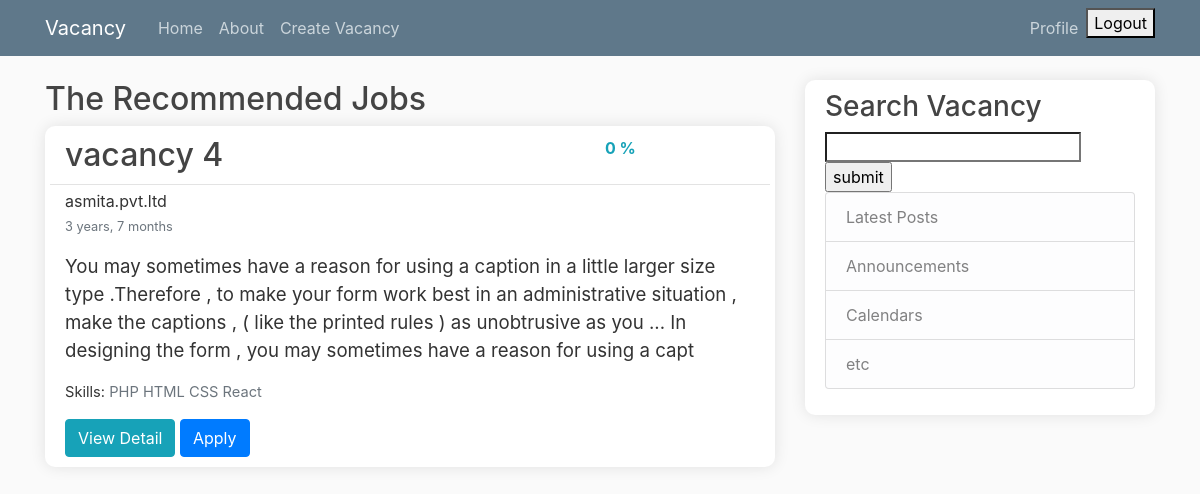
Page /vacancy/ (signed in) on the committed database.
### vacancy/models.py (models this page shows, shortened)
class Vacancy(models.Model):
    title = models.CharField(max_length=100)
    content = models.TextField()
    company = models.ForeignKey(User, on_delete=models.CASCADE)
    date_posted = models.DateTimeField(default=timezone.now)
    skill = models.ManyToManyField(Skill)
    class Meta:
        verbose_name_plural='vacancies'
        ordering = ['-date_posted']
    def short_description(self):
        return self.content[0:300]
    def get_skill_list(self):
        data = list(self.skill.values_list('name', flat=True))
        return data

### users/models.py (models this page shows, shortened)
class Profile(models.Model):
    user=models.OneToOneField(User,on_delete=models.CASCADE)
    image = models.ImageField(default='default.jpg', upload_to='profile_pics')
    skill = models.ManyToManyField(Skill)
    def get_skill_list(self):
        data=list(self.skill.values_list('name',flat=True))
        return data

class Skill(models.Model):
    name = models.CharField(max_length=50)

### company/models.py (models this page shows, shortened)
class CompanyProfile(models.Model):
    company = models.OneToOneField(User, on_delete=models.CASCADE)
    company_name = models.CharField(max_length=100)
    address = models.CharField(max_length=100)
    contact = models.IntegerField()

### vacancy/views.py (the view)
# urls.py: path('vacancy/',HomeView.as_view(), name='vacancy-home'),
class HomeView(ListView):
    model = Vacancy
    context_object_name = 'vacancies'
    template_name = 'vacancy/home.html'
    def  get_queryset(self):
        queryset = super().get_queryset()
        if self.request.user.is_authenticated:
            try:
                if self.request.user.companyprofile:
                    queryset = queryset.filter(company=self.request.user)
            except:
                pass
        return queryset

### vacancy/cosine_similarity.py (called while the page is built)
def cosine_similarity(user,vacancy):
    sumXX,sumYY,sumXY=0,0,0
    for X,Y in zip(user,vacancy):
        sumXX += X**2
        sumYY += Y**2
        sumXY+=X*Y
    square_root = math.sqrt(sumXX*sumYY)
    if square_root == 0:
        return 0
    return(sumXY/math.sqrt(sumXX*sumYY))

def vectorize(x = []):
    matrix=[]
    for skill in skills:
        if skill in x:
            matrix.append(1)
        else:
            matrix.append(0)
    return matrix

### vacancy/templatetags/vacancy_tags.py (called while the page is built)
@register.simple_tag
def calculate_recommendation(user_skill=[], vacancy_skill=[]):
    recommend=cosine_similarity(vectorize(user_skill),vectorize(vacancy_skill))
    recommend=round(recommend*100, 2)
    return recommend

### vacancy/templates/vacancy/home.html
{% extends "vacancy/base.html" %}
{% load vacancy_tags %}
{% load static %}
{% block content %}
    {% if user.is_authenticated and user.profile%}
        <h2>The Recommended Jobs</h2>
    {% endif %}
    {% for vacancy in vacancies %}
        <article class="media content-section">
            <div class="media-body">
                <div class="article-metadata row">
                    <h2 class =" col-9 "><a class="article-title" href="{% url 'vacancy-detail' vacancy.pk %}">{{ vacancy.title }}</a></h2>
                    {% if user.is_authenticated and user.profile%}
                        <strong class=" text-info col-2 " >{% calculate_recommendation user.profile.get_skill_list vacancy.get_skill_list %} % </strong>
                    {% endif %}
                </div>
                    <p class="mb-0" >{{ vacancy.company.companyprofile.company_name }}</p>
                    <small class="text-muted">{{ vacancy.date_posted|timesince }}</small>
                <p class="article-content my-3" >{{ vacancy.short_description }}</p>
                <p class="skill">
                    <span> Skills: </span>
                        {% for skill in vacancy.skill.all %}
                    <span class = 'text-muted'>{{ skill.name }}</span>
                        {% endfor %}
                </p>
                <a class="btn btn-info" href="{% url 'vacancy-detail' vacancy.pk %}">View Detail</a>
                {% if user.is_authenticated and user.profile %}
                    <a class="btn btn-primary" href="{% url 'apply' vacancy.pk %}">Apply</a>
                {% endif %}
            </div>
        </article>
    {% endfor %}
{% endblock content %}

### vacancy/static/vacancy/main.css (style rules this page uses)
body { background: #fafafa; color: #333333; margin-top: 5rem; }
h1, h2, h3, h4, h5, h6 { color: #444444; }
.content-section { background: #ffffff; padding: 10px 20px; border-radius: 10px; margin-bottom: 20px; box-shadow: 0 0 15px rgba(0,0,0,0.1); }
.skill { font-size: 11pt; }
.article-title { color: #444444; }
.article-content { white-space: pre-line; font-size: 14pt; }
.article-metadata { padding-bottom: 1px; margin-bottom: 4px; border-bottom: 1px solid #e3e3e3 }

### rows in the picture
Vacancy: title "vacancy 4", company.companyprofile.company_name "asmita.pvt.ltd", date_posted "3 years, 7 months", short_description "You may sometimes have a reason for using a caption in a little larger size type .Therefore , to make your form work best in an administrative situation , make the captions , ( like the printed rules ) as unobtrusive as you ... In designing the form , you may sometimes have a reason for using a capt"
Skill: name "PHP"
Skill: name "HTML"
Skill: name "CSS"
Skill: name "React"
